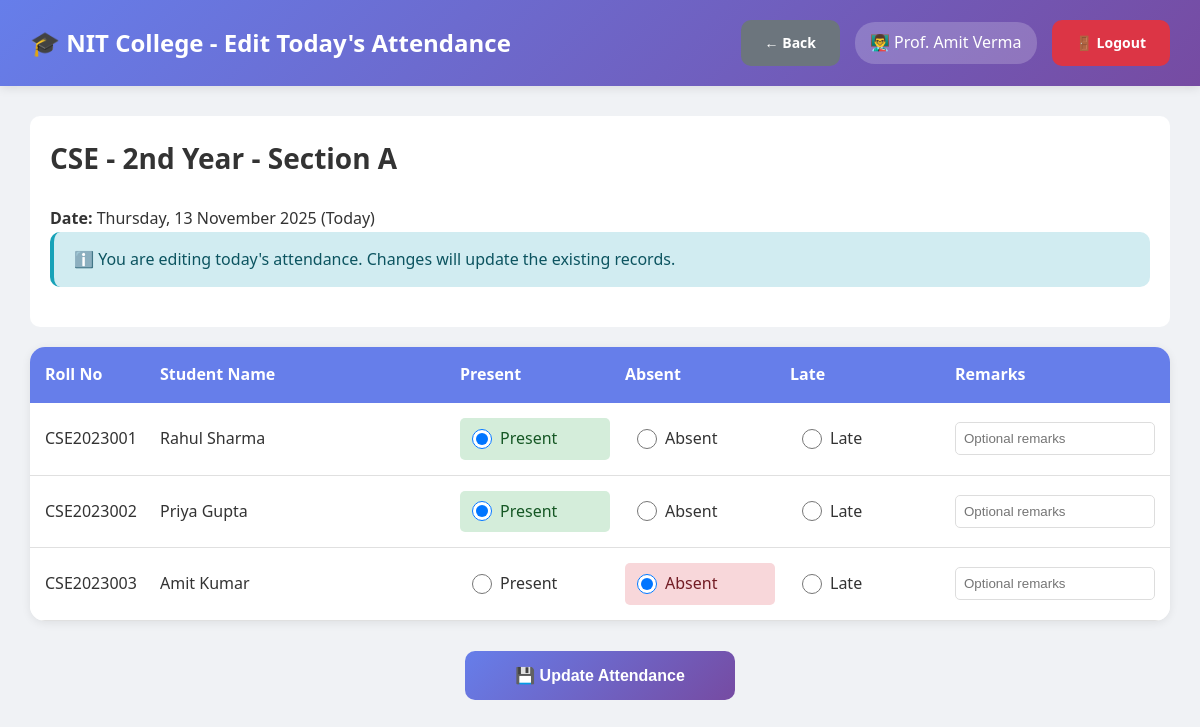
The page /nit_atttendance_system/teacher/edit_attendance.php?class_id=1 (signed in) on the database its author committed.
### tables this page shows
CREATE TABLE users (
    id INT AUTO_INCREMENT PRIMARY KEY,
    username VARCHAR(50) UNIQUE NOT NULL,
    password VARCHAR(255) NOT NULL,
    full_name VARCHAR(100) NOT NULL,
    email VARCHAR(100) UNIQUE NOT NULL,
    phone VARCHAR(15),
    role ENUM('admin', 'hod', 'teacher') NOT NULL,
    department_id INT DEFAULT NULL,
    is_active TINYINT(1) DEFAULT 1,
    created_at TIMESTAMP DEFAULT CURRENT_TIMESTAMP,
    FOREIGN KEY (department_id) REFERENCES departments(id) ON DELETE SET NULL
);

CREATE TABLE classes (
    id INT AUTO_INCREMENT PRIMARY KEY,
    class_name VARCHAR(100) NOT NULL,
    department_id INT NOT NULL,
    year INT NOT NULL,
    section VARCHAR(10) NOT NULL,
    teacher_id INT NOT NULL,
    semester INT NOT NULL,
    academic_year VARCHAR(20) NOT NULL,
    created_at TIMESTAMP DEFAULT CURRENT_TIMESTAMP,
    FOREIGN KEY (department_id) REFERENCES departments(id) ON DELETE CASCADE,
    FOREIGN KEY (teacher_id) REFERENCES users(id) ON DELETE CASCADE,
    UNIQUE KEY unique_class (department_id, year, section, semester, academic_year)
);

CREATE TABLE student_attendance (
    id INT AUTO_INCREMENT PRIMARY KEY,
    student_id INT NOT NULL,
    class_id INT NOT NULL,
    attendance_date DATE NOT NULL,
    status ENUM('present', 'absent', 'late') NOT NULL,
    marked_by INT NOT NULL,
    remarks TEXT,
    marked_at TIMESTAMP DEFAULT CURRENT_TIMESTAMP,
    FOREIGN KEY (student_id) REFERENCES students(id) ON DELETE CASCADE,
    FOREIGN KEY (class_id) REFERENCES classes(id) ON DELETE CASCADE,
    FOREIGN KEY (marked_by) REFERENCES users(id) ON DELETE CASCADE,
    UNIQUE KEY unique_attendance (student_id, class_id, attendance_date)
);

CREATE TABLE students (
    id INT AUTO_INCREMENT PRIMARY KEY,
    roll_number VARCHAR(50) UNIQUE NOT NULL,
    full_name VARCHAR(100) NOT NULL,
    email VARCHAR(100) UNIQUE NOT NULL,
    phone VARCHAR(15),
    password VARCHAR(255) NOT NULL,
    department_id INT NOT NULL,
    class_id INT NOT NULL,
    year INT NOT NULL,
    semester INT NOT NULL,
    admission_year VARCHAR(10),
    is_active TINYINT(1) DEFAULT 1,
    created_at TIMESTAMP DEFAULT CURRENT_TIMESTAMP,
    FOREIGN KEY (department_id) REFERENCES departments(id) ON DELETE CASCADE,
    FOREIGN KEY (class_id) REFERENCES classes(id) ON DELETE CASCADE
);

### nit_atttendance_system/db.php (called while the page is built, shortened)
<?php
$conn = new mysqli(DB_HOST, DB_USER, DB_PASS, DB_NAME);
$conn->set_charset("utf8mb4");
$conn->query("SET time_zone = '+05:30'");
function isLoggedIn() {
    return isset($_SESSION['user_id']) && isset($_SESSION['role']);
}
function getCurrentUser() {
    global $conn;
    $user_id = $_SESSION['user_id'];
    $role = $_SESSION['role'];
    if ($role === 'student') {
        $query = "SELECT * FROM students WHERE id = ?";
    } elseif ($role === 'parent') {
        $query = "SELECT * FROM parents WHERE id = ?";
    } else {
        $query = "SELECT * FROM users WHERE id = ?";
    }
    $stmt = $conn->prepare($query);
    $stmt->bind_param("i", $user_id);
    $stmt->execute();
    $result = $stmt->get_result();
    return $result->fetch_assoc();
}
?>

### nit_atttendance_system/teacher/edit_attendance.php (the view, shortened to what this page needs)
<?php
require_once '../db.php';
$user = getCurrentUser();
$teacher_id = $_SESSION['user_id'];
$class_id = intval($_GET['class_id']);
$class_query = "SELECT c.*, d.dept_name FROM classes c
                LEFT JOIN departments d ON c.department_id = d.id
                WHERE c.id = $class_id AND c.teacher_id = $teacher_id";
$class_result = $conn->query($class_query);
$class = $class_result->fetch_assoc();
$today = date('Y-m-d');
$students_query = "SELECT s.*, sa.status, sa.remarks
                   FROM students s
                   LEFT JOIN student_attendance sa ON s.id = sa.student_id
                   AND sa.class_id = $class_id AND sa.attendance_date = '$today'
                   WHERE s.class_id = $class_id AND s.is_active = 1
                   ORDER BY s.roll_number";
$students = $conn->query($students_query);
?>
<!DOCTYPE html>
<html lang="en">
<head>
    <link rel="stylesheet" href="../assets/style.css">
</head>
<body class="dashboard-container">
    <nav class="navbar">
        <div>
            <h1>🎓 NIT College - Edit Today's Attendance</h1>
        </div>
        <div class="user-info">
            <a href="index.php" class="btn btn-secondary">← Back</a>
            <span>👨‍🏫 <?php echo htmlspecialchars($user['full_name']); ?></span>
            <a href="../logout.php" class="btn btn-danger">🚪 Logout</a>
        </div>
    </nav>
    <div class="main-content">
        <div style="background: white; padding: 20px; border-radius: 10px; margin-bottom: 20px;">
            <h2><?php echo htmlspecialchars($class['class_name']); ?></h2>
            <p><strong>Date:</strong> <?php echo date('l, d F Y'); ?> (Today)</p>
            <div class="alert alert-info">
                ℹ️ You are editing today's attendance. Changes will update the existing records.
            </div>
        </div>
        <form method="POST" action="save_attendance.php" class="attendance-form">
            <div class="table-container" style="padding: 0;">
                <div class="header-row">
                    <div>Roll No</div>
                    <div>Student Name</div>
                    <div>Present</div>
                    <div>Absent</div>
                    <div>Late</div>
                    <div>Remarks</div>
                </div>
                <?php while ($student = $students->fetch_assoc()):
                    $student_id = $student['id'];
                    $status = $student['status'] ?? 'present';
                    $remarks = $student['remarks'] ?? '';
                ?>
                <div class="student-row">
                    <div><?php echo htmlspecialchars($student['roll_number']); ?></div>
                    <div><?php echo htmlspecialchars($student['full_name']); ?></div>
                    <div>
                        <label class="present-label">
                            <input type="radio"
                                   name="attendance[<?php echo $student_id; ?>]"
                                   value="present"
                                   <?php echo $status === 'present' ? 'checked' : ''; ?>>
                            Present
                        </label>
                    </div>
                    <div>
                        <label class="absent-label">
                            <input type="radio"
                                   name="attendance[<?php echo $student_id; ?>]"
                                   value="absent"
                                   <?php echo $status === 'absent' ? 'checked' : ''; ?>>
                            Absent
                        </label>
                    </div>
                    <div>
                        <label class="late-label">
                            <input type="radio"
                                   name="attendance[<?php echo $student_id; ?>]"
                                   value="late"
                                   <?php echo $status === 'late' ? 'checked' : ''; ?>>
                            Late
                        </label>
                    </div>
                    <div>
                        <input type="text"
                               name="remarks[<?php echo $student_id; ?>]"
                               placeholder="Optional remarks"
                               value="<?php echo htmlspecialchars($remarks); ?>">
                    </div>
                </div>
                <?php endwhile; ?>
            </div>
            <div style="margin-top: 20px; text-align: center;">
                <button type="submit" class="btn btn-primary" style="padding: 15px 50px; font-size: 16px;">
                    💾 Update Attendance
                </button>
            </div>
        </form>
    </div>
</body>
</html>

### nit_atttendance_system/assets/style.css (style rules this page uses)
* { margin: 0; padding: 0; box-sizing: border-box; }
body { font-family: 'Segoe UI', Tahoma, Geneva, Verdana, sans-serif; background: #f0f2f5; color: #333; line-height: 1.6; }
.alert { padding: 15px 20px; border-radius: 10px; margin-bottom: 20px; font-weight: 500; border-left: 4px solid; animation: slideIn 0.3s ease; }
.alert-info { background: #d1ecf1; color: #0c5460; border-left-color: #17a2b8; }
.btn { padding: 12px 24px; border: none; border-radius: 10px; font-size: 14px; font-weight: 600; cursor: pointer; transition: all 0.3s ease; text-decoration: none; display: inline-block; text-align: center; }
.btn-primary { background: linear-gradient(135deg, #667eea 0%, #764ba2 100%); color: white; }
.btn-danger { background: #dc3545; color: white; }
.btn-secondary { background: #6c757d; color: white; }
.dashboard-container { background: #f0f2f5; min-height: 100vh; }
.navbar { background: linear-gradient(135deg, #667eea 0%, #764ba2 100%); color: white; padding: 20px 30px; display: flex; justify-content: space-between; align-items: center; box-shadow: 0 2px 10px rgba(0, 0, 0, 0.1); position: sticky; top: 0; z-index: 100; }
.navbar h1 { font-size: 24px; font-weight: 600; }
.navbar .user-info { display: flex; align-items: center; gap: 15px; }
.navbar .user-info span { background: rgba(255, 255, 255, 0.2); padding: 8px 15px; border-radius: 20px; }
.main-content { padding: 30px; max-width: 1400px; margin: 0 auto; }
.main-content h2 { margin-bottom: 25px; color: #333; font-size: 28px; }
.table-container { background: white; border-radius: 15px; padding: 25px; box-shadow: 0 2px 10px rgba(0, 0, 0, 0.08); overflow-x: auto; margin-bottom: 30px; }

### nit_atttendance_system/teacher/edit_attendance.php (style rules this page uses)
.attendance-form { max-width: 1200px; margin: 0 auto; }
.student-row { display: grid; grid-template-columns: 100px 1fr 150px 150px 150px 200px; gap: 15px; align-items: center; padding: 15px; border-bottom: 1px solid #e0e0e0; background: white; }
.student-row label { display: flex; align-items: center; gap: 8px; cursor: pointer; padding: 8px 12px; border-radius: 5px; transition: all 0.3s; }
.student-row input[type="radio"] { width: 20px; height: 20px; cursor: pointer; }
.student-row input[type="text"] { width: 100%; padding: 8px; border: 1px solid #ddd; border-radius: 5px; }
.present-label:has(input:checked) { background: #d4edda; color: #155724; }
.absent-label:has(input:checked) { background: #f8d7da; color: #721c24; }
.header-row { display: grid; grid-template-columns: 100px 1fr 150px 150px 150px 200px; gap: 15px; padding: 15px; background: #667eea; color: white; font-weight: bold; border-radius: 10px 10px 0 0; }

### rows shown on the page
users: full_name "Prof. Amit Verma"
classes: class_name "CSE - 2nd Year - Section A"
student_attendance: student.roll_number "CSE2023001", student.full_name "Rahul Sharma", status "☑ Present", status "☐ Absent", status "☐ Late"
student_attendance: student.roll_number "CSE2023002", student.full_name "Priya Gupta", status "☑ Present", status "☐ Absent", status "☐ Late"
student_attendance: student.roll_number "CSE2023003", student.full_name "Amit Kumar", status "☐ Present", status "☑ Absent", status "☐ Late"
